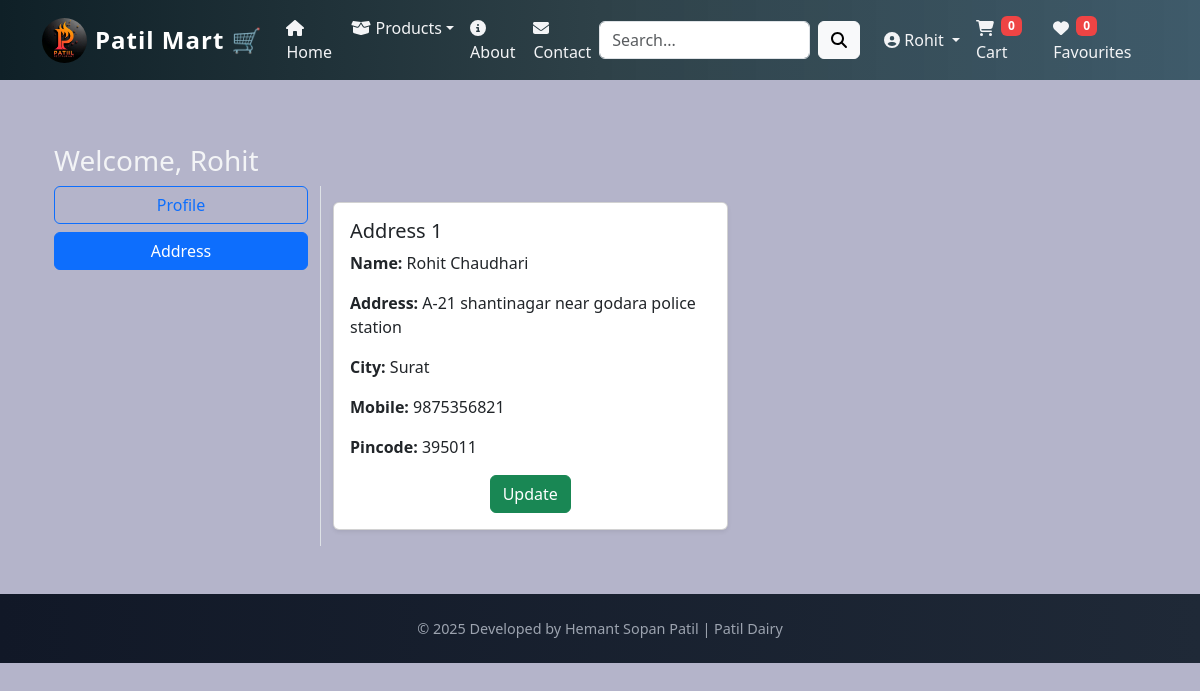
The app's page /address/ (signed in) with its own data.
### app/models.py (models this page shows, shortened)
class Customer(models.Model):
    user = models.OneToOneField(User, on_delete=models.CASCADE)
    name = models.CharField(max_length=200)
    locality = models.CharField(max_length=200)
    city = models.CharField(max_length=200)
    mobile = models.CharField(max_length=10)  # Use CharField for length restriction
    zipcode = models.CharField(max_length=10)

### app/views.py (the view)
# urls.py: path('address/', views.address, name='address'),
@login_required
def address(request):
    totalitem = 0
    wishitem = 0
    if request.user.is_authenticated:
           totalitem = len(Cart.objects.filter(user=request.user))
           wishitem = len(Wishlist.objects.filter(user=request.user))
    addresses = Customer.objects.filter(user=request.user)
    return render(request, "app/address.html", {'add': addresses})

### app/templates/app/address.html (shortened to what this page needs)
{% extends 'app/base.html' %}
{% load static %}
{% block main-content %}
<div class="container my-5">
    <div class="row">
        <h3>Welcome, <span class="text-capitalize">{{ request.user }}</span></h3>
        <div class="col-md-3 col-sm-4 border-end">
            <ul class="list-unstyled">
                <li class="d-grid mb-2">
                    <a href="{% url 'profile' %}" class="btn btn-outline-primary">Profile</a>
                </li>
                <li class="d-grid">
                    <a href="{% url 'address' %}" class="btn btn-primary">Address</a>
                </li>
            </ul>
        </div>
        <div class="col-md-9 col-sm-6">
            <div class="row">
                {% if add %}
                    {% for ad in add %}
                    <div class="col-lg-6 col-md-12 my-3">
                        <div class="card shadow-sm">
                            <div class="card-body">
                                <h5 class="card-title">Address {{ forloop.counter }}</h5>
                                <p><strong>Name:</strong> {{ ad.name }}</p>
                                <p><strong>Address:</strong> {{ ad.locality }}</p>
                                <p><strong>City:</strong> {{ ad.city }}</p>
                                <p><strong>Mobile:</strong> {{ ad.mobile }}</p>
                                <p><strong>Pincode:</strong> {{ ad.zipcode }}</p>
                                <div class="text-center">
                                    <a href="{% url 'updateAddress' pk=ad.id %}" class="btn btn-success">
                                         Update
                                    </a>
                                </div>
                            </div>
                        </div>
                    </div>
                    {% endfor %}
                {% else %}
                    <div class="col-12 text-center my-5">
                        <p class="text-muted">No addresses available. Please add an address in your profile.</p>
                    </div>
                {% endif %}
            </div>
        </div>
    </div>
</div>
{% endblock main-content %}

### app/templates/app/base.html (shortened to what this page needs)
<!DOCTYPE html>
{% load static %}
<html lang="en">
<head>
  <link href="https://cdn.jsdelivr.net/npm/bootstrap@5.3.3/dist/css/bootstrap.min.css" rel="stylesheet">
  <link rel="stylesheet" href="{% static 'app/css/all.min.css' %}">
  <link rel="stylesheet" href="{% static 'app/css/owl.carousel.min.css' %}">
  <link rel="stylesheet" href="{% static 'app/css/style.css' %}">
</head>
<body>
<nav class="navbar navbar-expand-lg fixed-top">
  <div class="container">
    <a class="navbar-brand d-flex align-items-center gap-2" href="/">
      <img src="{% static 'app/images/product/Patil.jpeg' %}" width="45" height="45" class="rounded-circle">
      <span class="fw-bold fs-4">Patil Mart 🛒</span>
    </a>
    <div class="collapse navbar-collapse" id="mainNavbar">
      <ul class="navbar-nav me-auto mb-2 mb-lg-0">
        <li class="nav-item"><a class="nav-link active" href="/"><i class="fas fa-home me-1"></i>Home</a></li>
        <li class="nav-item dropdown">
          <a class="nav-link dropdown-toggle" href="#" data-bs-toggle="dropdown"><i class="fas fa-box-open me-1"></i>Products</a>
        </li>
        <li class="nav-item"><a class="nav-link" href="{% url 'about' %}"><i class="fas fa-info-circle me-1"></i>About</a></li>
        <li class="nav-item"><a class="nav-link" href="{% url 'contact' %}"><i class="fas fa-envelope me-1"></i>Contact</a></li>
      </ul>
      <form class="d-flex me-3" method="get" action="{% url 'search' %}">
        <input class="form-control me-2" type="search" name="search" placeholder="Search...">
        <button class="btn btn-light" type="submit"><i class="fas fa-search"></i></button>
      </form>
      <ul class="navbar-nav mb-2 mb-lg-0 align-items-center">
        {% if request.user.is_authenticated %}
        <li class="nav-item dropdown">
          <a class="nav-link dropdown-toggle" href="#" data-bs-toggle="dropdown">
            <i class="fas fa-user-circle me-1"></i>{{ user.username }}
          </a>
        </li>
        {% else %}
        <li class="nav-item"><a class="nav-link" href="{% url 'login' %}"><i class="fas fa-sign-in-alt me-1"></i>Login</a></li>
        <li class="nav-item"><a class="nav-link" href="{% url 'customerregistration' %}"><i class="fas fa-user-plus me-1"></i>Register</a></li>
        {% endif %}
        <li class="nav-item">
          <a class="nav-link" href="{% url 'showcart' %}"><i class="fas fa-shopping-cart me-1"></i><span class="badge bg-danger">{{ totalitem|default:"0" }}</span> Cart</a>
        </li>
        <li class="nav-item">
          <a class="nav-link" href="#"><i class="fas fa-heart me-1"></i><span class="badge bg-danger">{{ wishitem|default:"0" }}</span> Favourites</a>
        </li>
      </ul>
    </div>
  </div>
</nav>
<main class="pt-5 mt-5">
  <div class="container">
    {% block main-content %}{% endblock main-content %}
  </div>
</main>
<footer class="text-center">
  <div class="container">
    <p>&copy; 2025 Developed by Hemant Sopan Patil | Patil Dairy</p>
  </div>
</footer>
</body>
</html>

### app/static/app/css/style.css (style rules this page uses)
.navbar { background: linear-gradient(to right, #004d40, #00796b); }
.nav-link, .navbar-brand { color: #fff !important; }
.navbar .badge { font-size: 0.75rem; padding: 4px 7px; vertical-align: top; margin-left: 3px; }

### app/templates/app/base.html (style rules this page uses)
body { font-family: 'Segoe UI', 'Cambria', 'Calibri', sans-serif; background-color:rgb(180, 180, 202); color: #f3f4f6; }
.navbar { background: linear-gradient(to right, #0f2027,rgb(46, 65, 72),rgba(50, 81, 96, 0.9)); }
.navbar .nav-link { color: #f3f4f6 !important; transition: color 0.3s ease; }
.navbar-brand img { transition: transform 0.3s ease; }
.navbar-brand span { font-weight: 700; font-size: 1.5rem; color: #ffffff; letter-spacing: 1px; }
.badge.bg-danger { font-size: 0.75rem; background-color: #ef4444 !important; }
footer { background: linear-gradient(to right, #111827, #1f2937); color: #e5e7eb; padding: 1.5rem 0; text-align: center; }
footer p { margin: 0; font-size: 0.9rem; color: #9ca3af; }

### records on screen
Customer: name "Rohit Chaudhari", locality "A-21 shantinagar near godara police station", city "Surat", mobile "9875356821", zipcode "395011"

### other values on screen
{{ user.username }} "Rohit"
{{ totalitem|default:"0" }} "0"
{{ wishitem|default:"0" }} "0"
{{ request.user }} "Rohit"
